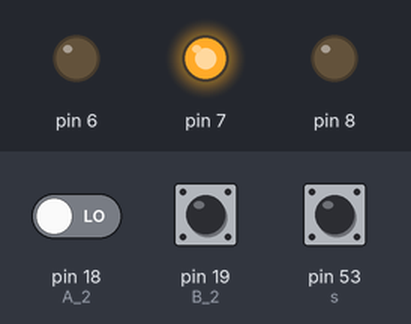
Bench run of a sketch on a simulated Arduino Mega 2560, built with avr-gcc and run on an emulated ATmega2560. On the bench: output pins drawn as LEDs (lit = HIGH). Dashed ring = blinking. Inputs (shaded band) come from the test bench; at power-on: pin 53 (s) LOW, pin 18 (A_2) LOW, pin 19 (B_2) HIGH. What the sketch prints to the serial monitor is not drawn.

Above: at 1.2 s.
1.3 s: pin 53 (s) driven HIGH
At 1.43 s:
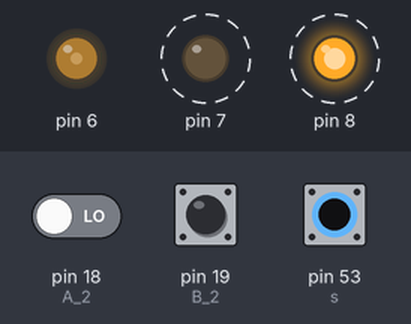
4.3 s: pin 53 (s) driven LOW
At 5.5 s:
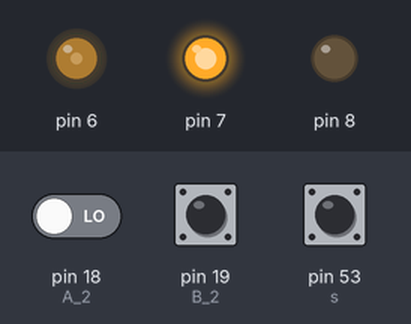
7.3 s: pin 53 (s) pulsed HIGH 2 times (0.12 s each, 0.3 s apart)
At 7.78 s:
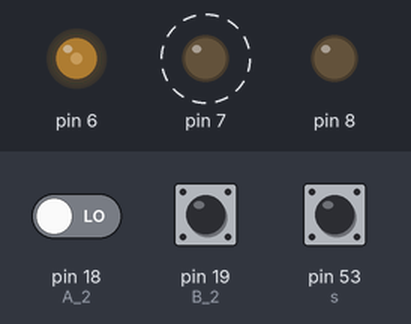
10.9 s: pin 53 (s) pulsed HIGH 2 times (0.12 s each, 0.3 s apart)
At 11.02 s:
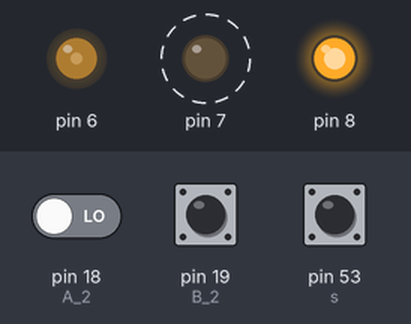
Timing chart, 0 to 13.9 s (numbered marks = the images above; inputs shaded):
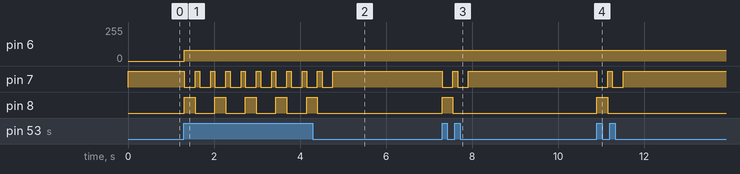

Measured:
- after the input at 1.3 s, pin 6: 0/255 → 80/255 at once; pin 7: alternates HIGH for 0.11 s and LOW for 0.25 s, starting at once; pin 8: alternates HIGH for 0.25 s and LOW for 0.46 s, starting at once
- after the input at 4.3 s, pin 7: goes on until 4.8 s, then stays HIGH; pin 8: goes on until 4.4 s, then stays LOW
- after the input at 7.3 s, pin 7: alternates HIGH for 0.11 s and LOW for 0.25 s, 4 changes in all, then stays HIGH, starting at once; pin 8: LOW → HIGH at once, → LOW 0.25 s later
- after the input at 10.9 s, pin 7: alternates HIGH for 0.11 s and LOW for 0.25 s, 4 changes in all, then stays HIGH, starting at once; pin 8: LOW → HIGH at once, → LOW 0.25 s later

The sketch:

enc_H.pde
```cpp
/*PB5= dir pin*/
/*PH5=pwm pin*/
/*PH6=brake pin*/
/*PB0= s pin*/

#include <stdio.h>
#define A_2 18
#define B_2 19
volatile float count_2 = 0;
int s=53;
int i=80;
int theta;

void setup()
{

  DDRH=DDRH|B00111000; /* DDRH|=(1<<PH6)|(1<<PH5); */
  TCCR4A|=(1<<COM4A1)|(1<<WGM40);
  TCCR4B|=(1<<CS41)|(1<<CS40);
  pinMode(A_2, INPUT);
  pinMode(B_2, INPUT);
  pinMode(s,INPUT);
  attachInterrupt(5, doA2, CHANGE);
  attachInterrupt(4, doB2, CHANGE);
  Serial.begin (9600); Serial.println("START READING");
}

void loop()
{
  if(digitalRead(s)==HIGH)
  {theta=int (count_2*(360.0/10000.0));
	motor_CCW();
delay(250);
	motorStop();
delay(110);
	motor_CW();
delay(250);
	motorStop();
delay(100);
}
  else  {motorStop();
        }
  Serial.print(" theta = ");
  Serial.print(theta);
  Serial.println();
}
void doA2(){
  // look for a low-to-high on channel A
  if (digitalRead(A_2) == HIGH) {
    // check channel B to see which way encoder is turning
    if (digitalRead(B_2) == LOW) {
      count_2 = count_2 + 1;         // CW
    }
    else {
      count_2 = count_2 - 1;         // CCW
    }
  }
  else   // must be a high-to-low edge on channel A
  {
    // check channel B to see which way encoder is turning
    if (digitalRead(B_2) == HIGH) {
      count_2 = count_2 + 1;          // CW
    }
    else {
      count_2 = count_2 - 1;          // CCW
    }
  }

}
void doB2(){
  // look for a low-to-high on channel B
  if (digitalRead(B_2) == HIGH) {
   // check channel A to see which way encoder is turning
    if (digitalRead(A_2) == HIGH) {
      count_2 = count_2 + 1;         // CW
    }
    else {
      count_2 = count_2 - 1;         // CCW
    }
  }
  // Look for a high-to-low on channel B
  else {
    // check channel B to see which way encoder is turning
    if (digitalRead(A_2) == LOW) {
      count_2 = count_2 + 1;          // CW
    }
    else {
      count_2 = count_2 - 1;          // CCW
    }
  }
}

void motor_CCW()
{
	PORTH=B00101000;
	OCR4A=i;
}
void motor_CW()
{
	PORTH=B00001000;
	OCR4A=i;
}
void motorStop()
{
	PORTH=B00010000;
}
```
